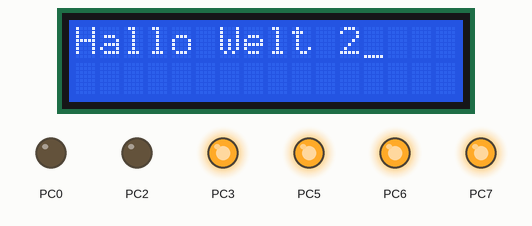
Bench run of a program on a simulated ATmega2560, built with avr-gcc and emulated at 16 MHz. Parts: 16×2 character LCD, output pins drawn as LEDs (lit = HIGH). Wiring (inferred from the signals the program sends): character LCD (HD44780): RS PC4; E PC1; data PD0, PD1, PD2, PD3, PD4, PD5, PD6, PD7. Pins used as bus, display or sensor lines are not drawn. At 5.2 s the program stops and its outputs stay as they are.

Above: at 2.2 s.
At 3.2 s:
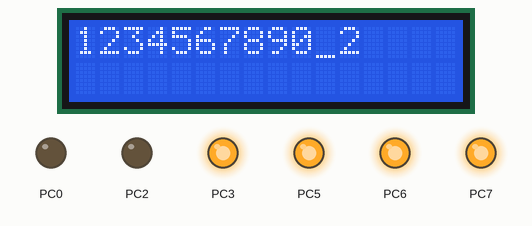
Timing chart, 0 to 4.7 s (numbered marks = the images above):
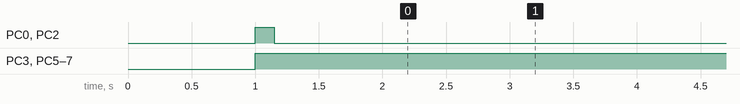

The program:

main.c
```c
// (licence header left out)
#include <avr/io.h>
# define F_CPU 16000000UL
#include <util/delay.h>
#include <stdint.h>
#include "AdvancedDriverMocca.h"

// Ports definieren
#define LCD_PORT_DATA	      PORTD
#define LCD_PORT_CONTROL	  PORTC
#define LCD_DDR_DATA	      DDRD
#define LCD_DDR_CONTROL       DDRC

// Enable / !Disable
#define ENABLE  (LCD_PORT_CONTROL |= 2)
#define DISABLE (LCD_PORT_CONTROL &= ~2)

// Read / !Write
#define READ  (LCD_PORT_CONTROL |= 4)
#define WRITE (LCD_PORT_CONTROL &= ~4)

// CSB-Signal
#define CHIP_DESELECT  (LCD_PORT_CONTROL |= 1)
#define CHIP_SELECT    (LCD_PORT_CONTROL &= ~1)

// RS-Signal
#define DATA    (LCD_PORT_CONTROL |= 16)
#define COMMAND (LCD_PORT_CONTROL &= ~16)

// !Reset LCD
#define	RESET_OFF	(LCD_PORT_CONTROL |= 32)
#define	RESET_ON	(LCD_PORT_CONTROL &= ~32)

// Display Commandos
#define CMD_CLEAR_DISPLAY    0x01
#define CMD_RETURN_HOME      0x02
#define CMD_ENTRY_MODE_SET   0x04
#define CMD_DISPLAY_ON_OFF   0x08
#define CMD_FUNCTION_SET     0x20
#define CMD_SET_DDRAM_ADRESS 0x80

void initDisplay(void)
{
    LCD_DDR_DATA    = 0xFF;
    LCD_DDR_CONTROL = 0xFF;
    RESET_OFF;
    _delay_ms(50);
    CHIP_SELECT;
    uint8_t initCMD[9] = {0x39, 0x1C, 0x52, 0x69, 0x74, 0x38, 0x0F, 0x01, 0x06};
    for (uint8_t Command = 0; Command < 9; Command++)
    {
        CmdDisplay(initCMD[Command]);
    }
}

void CmdDisplay(uint8_t Cmd)
{
    COMMAND;
    WRITE;
    LCD_PORT_DATA = Cmd;
    ENABLE;
    if ((Cmd == 1) || (Cmd == 2) || (Cmd == 3))
    _delay_us(1100); //1100
    else
    _delay_us(30); //30
    DISABLE;
}

void DataDisplay(uint8_t Data)
{
    DATA;
    WRITE;
    LCD_PORT_DATA = Data;
    ENABLE;
    _delay_us(30);
    DISABLE;
}

void clear(void)
{
    CmdDisplay(CMD_CLEAR_DISPLAY);
}

void home(void)
{
    CmdDisplay(CMD_RETURN_HOME);
}

void displayOnOff(uint8_t DisplayOn,uint8_t CursorOn, uint8_t BlinkOn)
{
    BlinkOn   = (BlinkOn   << 0) & 0x01;
    CursorOn  = (CursorOn  << 1) & 0x02;
    DisplayOn = (DisplayOn << 2) & 0x04;
    CmdDisplay(CMD_DISPLAY_ON_OFF | BlinkOn | CursorOn | DisplayOn);
}

void shift(void)
{
}


void writeText(uint8_t Zeile, uint8_t Spalte, uint8_t * Text)
{
    CmdDisplay(CMD_SET_DDRAM_ADRESS + (0x10 * Zeile) + Spalte);
    uint8_t i = 0;
    while(Text[i])
    {
        DataDisplay(Text[i]);
        i++;
    }
}


int main(void)
{
    PORTC = 0xFF;
    _delay_ms(1000);
    LCD_DDR_CONTROL = 0xFF;
    _delay_ms(100);
    initDisplay();
    clear();
    home();
    displayOnOff(1,1,1);
    //adm_init();
    //adm_LCD_init();

    //  Portbelegung am Display anzeigen
    /*adm_LCD_clear();
    adm_LCD_write_text(0, 0, "Display Testsoftware");
    adm_LCD_write_text(1, 0, "EN -> PC0  R/W-> PC1");
    adm_LCD_write_text(2, 0, "CSB-> PC2  RS -> PC3");
    adm_LCD_write_text(3, 0, "RST-> PC4  Dat-> PJ" );*/

    /*writeText(0,5,"Oliver");
    writeText(1,0,"1234567890123456789");
    _delay_ms(3000);
    clear();
    _delay_ms(1);
    writeText(0,3,"nach Clear");
    _delay_ms(2000);
    writeText(1,3,"HOME");
    home();
    _delay_ms(2000);
    writeText(1,3,"Blink off");
    displayOnOff(1,1,0); // Blink  off
    _delay_ms(2000);
    writeText(1,3,"Cursor off");
    displayOnOff(1,0,0); // Cursor off
    _delay_ms(2000);
    displayOnOff(0,1,1); // Display off
    _delay_ms(2000);
    displayOnOff(1,1,1); // Display on
    writeText(1,3,"Display on");*/
    writeText(1,0,"Hallo Welt");
    _delay_ms(1000);
    displayOnOff(1,1,0);
    writeText(0,0,"Hallo Welt 2");
    _delay_ms(1000);
    writeText(0,0,"1234567890");
    _delay_ms(1000);
    clear();
    home();
    _delay_ms(1000);
    writeText(1,0,"Aaron");
    while (1)
    {

    }
}
```

AdvancedDriverMocca.h
```c
// (licence header left out)
#ifndef advanced_mocca_define
#define advanced_mocca_define

#include <avr/io.h>
#include <avr/interrupt.h>
#include <stdbool.h>

// RGB Ports
#define RGB_R_EIN PORTH = (PORTH |  (1<<PH3))
#define RGB_G_EIN PORTH = (PORTH |  (1<<PH4))
#define RGB_B_EIN PORTH = (PORTH |  (1<<PH5))

#define RGB_R_AUS PORTH = (PORTH & ~(1<<PH3))
#define RGB_G_AUS PORTH = (PORTH & ~(1<<PH4))
#define RGB_B_AUS PORTH = (PORTH & ~(1<<PH5))

// LED Ports
#define LED_0_EIN PORTA = (PORTA |  (1<<PA0))
#define LED_1_EIN PORTA = (PORTA |  (1<<PA1))
#define LED_2_EIN PORTA = (PORTA |  (1<<PA2))
#define LED_3_EIN PORTA = (PORTA |  (1<<PA3))
#define LED_4_EIN PORTA = (PORTA |  (1<<PA4))
#define LED_5_EIN PORTA = (PORTA |  (1<<PA5))
#define LED_6_EIN PORTA = (PORTA |  (1<<PA6))
#define LED_7_EIN PORTA = (PORTA |  (1<<PA7))

#define LED_0_AUS PORTA = (PORTA & ~(1<<PA0))
#define LED_1_AUS PORTA = (PORTA & ~(1<<PA1))
#define LED_2_AUS PORTA = (PORTA & ~(1<<PA2))
#define LED_3_AUS PORTA = (PORTA & ~(1<<PA3))
#define LED_4_AUS PORTA = (PORTA & ~(1<<PA4))
#define LED_5_AUS PORTA = (PORTA & ~(1<<PA5))
#define LED_6_AUS PORTA = (PORTA & ~(1<<PA6))
#define LED_7_AUS PORTA = (PORTA & ~(1<<PA7))

// Schalter S0..S7
#define LESE_S0 (PINK & (1<<PINK0))
#define LESE_S1 (PINK & (1<<PINK1))
#define LESE_S2 (PINK & (1<<PINK2))
#define LESE_S3 (PINK & (1<<PINK3))
#define LESE_S4 (PINK & (1<<PINK4))
#define LESE_S5 (PINK & (1<<PINK5))
#define LESE_S6 (PINK & (1<<PINK6))
#define LESE_S7 (PINK & (1<<PINK7))

// Taster T1..T4
#define LESE_T1 (PINE & (1<<PINE4))
#define LESE_T2 (PINE & (1<<PINE5))
#define LESE_T3 (PINE & (1<<PINE6))
#define LESE_T4 (PINE & (1<<PINE7))


void adm_init();

void adm_wait_init_5ms_timer(void);
void adm_wait_5ms(uint16_t faktor);
void adm_wait_interval(uint16_t faktor);
void adm_wait_1us(uint16_t volatile faktor);

void adm_RS232_init(uint16_t baudratenregister);
void adm_RS232_send_byte(uint8_t zeichen);
void adm_RS232_send_string(const char*Text);

void adm_USB_init(void);
void adm_USB_send_byte(uint8_t zeichen);
void adm_USB_send_string(const char*Text);

void     adm_ADC_init(void);
uint16_t adm_ADC_read(uint8_t kanal);

void adm_RGB_init(void);
void adm_RGB_PWM(uint16_t Rot, uint16_t Gruen, uint16_t Blau);
void adm_RGB_red(uint16_t Rot);
void adm_RGB_green(uint16_t Gruen);
void adm_RGB_blue(uint16_t Blau);

void adm_LCD_init(void);
void adm_LCD_set_brightness(uint8_t hellighkeit);
void adm_LCD_on_off(bool status);
void adm_LCD_clear(void);
void adm_LCD_write_character(uint8_t y, uint8_t x, char value);
void adm_LCD_write_text(uint8_t y, uint8_t x, const char *str_ptr);
void adm_LCD_write_decimal(uint8_t y, uint8_t x, int32_t value, uint8_t length, uint8_t nachkommastellen);//vieleicht umbenennen?
void adm_LCD_write_float(uint8_t y, uint8_t x, float value, uint8_t length, uint8_t nachkommastellen);
void adm_LCD_write_hex(uint8_t y, uint8_t x, uint32_t value, uint8_t length, bool writePrefix);
void adm_LCD_write_binary(uint8_t y, uint8_t x, uint16_t value, uint8_t length, bool writePrefix);

#endif
```

Source omitted: AdvancedDriverMocca.c (19715 bytes)

Measured:
- by itself, PC0, PC2: LOW → HIGH at 1.0 s, → LOW 0.15 s later
- by itself, PC3, PC5–7: LOW → HIGH at 1.0 s
- what the display in image 0 shows lasts 1.0 s, from 2.2 s to 3.2 s
